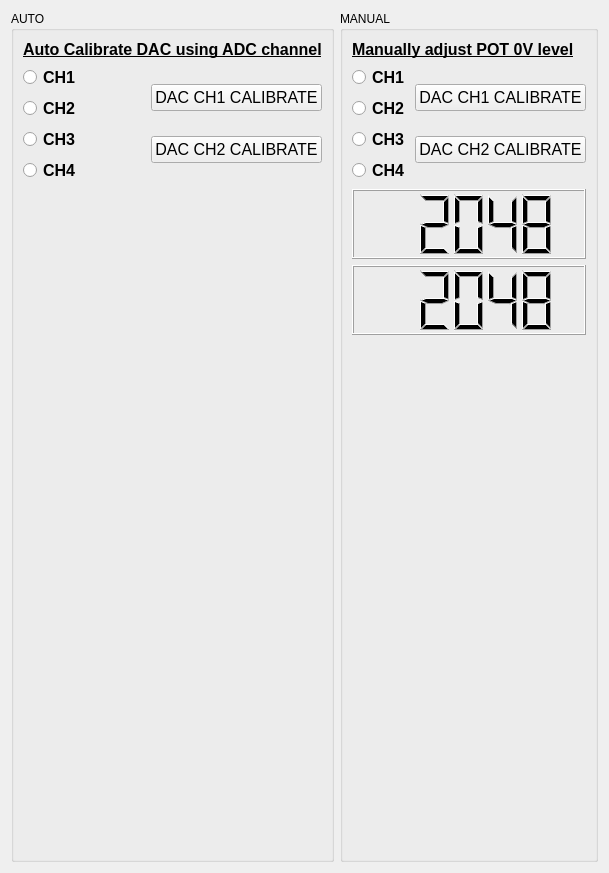
     <widget class="QWidget" name="tab_dac">
      <attribute name="title">
       <string>DAC Calibration</string>
      </attribute>
      <layout class="QHBoxLayout" name="horizontalLayout_18">
       <item>
        <layout class="QHBoxLayout" name="horizontalLayout_17">
         <item>
          <widget class="QGroupBox" name="groupBox_6">
           <property name="title">
            <string>AUTO</string>
           </property>
           <layout class="QVBoxLayout" name="verticalLayout_26">
            <item>
             <layout class="QVBoxLayout" name="verticalLayout_25">
              <item>
               <widget class="QLabel" name="label_14">
                <property name="font">
                 <font>
                  <pointsize>12</pointsize>
                  <weight>75</weight>
                  <bold>true</bold>
                  <underline>true</underline>
                  <strikeout>false</strikeout>
                 </font>
                </property>
                <property name="text">
                 <string>Auto Calibrate DAC using ADC channel</string>
                </property>
               </widget>
              </item>
              <item>
               <layout class="QHBoxLayout" name="horizontalLayout_15">
                <item>
                 <layout class="QVBoxLayout" name="verticalLayout_23">
                  <item>
                   <widget class="QRadioButton" name="DAC_cal_ch1en">
                    <property name="font">
                     <font>
                      <pointsize>12</pointsize>
                      <weight>75</weight>
                      <bold>true</bold>
                     </font>
                    </property>
                    <property name="text">
                     <string>CH1</string>
                    </property>
                   </widget>
                  </item>
                  <item>
                   <widget class="QRadioButton" name="DAC_cal_ch1en_2">
                    <property name="font">
                     <font>
                      <pointsize>12</pointsize>
                      <weight>75</weight>
                      <bold>true</bold>
                     </font>
                    </property>
                    <property name="text">
                     <string>CH2</string>
                    </property>
                   </widget>
                  </item>
                  <item>
                   <widget class="QRadioButton" name="DAC_cal_ch1en_3">
                    <property name="font">
                     <font>
                      <pointsize>12</pointsize>
                      <weight>75</weight>
                      <bold>true</bold>
                     </font>
                    </property>
                    <property name="text">
                     <string>CH3</string>
                    </property>
                   </widget>
                  </item>
                  <item>
                   <widget class="QRadioButton" name="DAC_cal_ch1en_4">
                    <property name="font">
                     <font>
                      <pointsize>12</pointsize>
                      <weight>75</weight>
                      <bold>true</bold>
                     </font>
                    </property>
                    <property name="text">
                     <string>CH4</string>
                    </property>
                   </widget>
                  </item>
                 </layout>
                </item>
                <item>
                 <layout class="QVBoxLayout" name="verticalLayout_24">
                  <item>
                   <widget class="QPushButton" name="DAC1_calibrate">
                    <property name="font">
                     <font>
                      <pointsize>12</pointsize>
                     </font>
                    </property>
                    <property name="text">
                     <string>DAC CH1 CALIBRATE</string>
                    </property>
                   </widget>
                  </item>
                  <item>
                   <widget class="QPushButton" name="DAC1_calibrate_2">
                    <property name="font">
                     <font>
                      <pointsize>12</pointsize>
                     </font>
                    </property>
                    <property name="text">
                     <string>DAC CH2 CALIBRATE</string>
                    </property>
                   </widget>
                  </item>
                 </layout>
                </item>
               </layout>
              </item>
             </layout>
            </item>
            <item>
             <spacer name="verticalSpacer_5">
              <property name="orientation">
               <enum>Qt::Vertical</enum>
              </property>
              <property name="sizeHint" stdset="0">
               <size>
                <width>20</width>
                <height>663</height>
               </size>
              </property>
             </spacer>
            </item>
           </layout>
          </widget>
         </item>
         <item>
          <widget class="QGroupBox" name="groupBox_7">
           <property name="title">
            <string>MANUAL</string>
           </property>
           <layout class="QVBoxLayout" name="verticalLayout_27">
            <item>
             <layout class="QVBoxLayout" name="verticalLayout_28">
              <item>
               <widget class="QLabel" name="label_15">
                <property name="font">
                 <font>
                  <pointsize>12</pointsize>
                  <weight>75</weight>
                  <bold>true</bold>
                  <underline>true</underline>
                  <strikeout>false</strikeout>
                 </font>
                </property>
                <property name="text">
                 <string>Manually adjust POT 0V level</string>
                </property>
               </widget>
              </item>
              <item>
               <layout class="QHBoxLayout" name="horizontalLayout_16">
                <item>
                 <layout class="QVBoxLayout" name="verticalLayout_29">
                  <item>
                   <widget class="QRadioButton" name="DAC_cal_ch1en_5">
                    <property name="font">
                     <font>
                      <pointsize>12</pointsize>
                      <weight>75</weight>
                      <bold>true</bold>
                     </font>
                    </property>
                    <property name="text">
                     <string>CH1</string>
                    </property>
                   </widget>
                  </item>
                  <item>
                   <widget class="QRadioButton" name="DAC_cal_ch1en_6">
                    <property name="font">
                     <font>
                      <pointsize>12</pointsize>
                      <weight>75</weight>
                      <bold>true</bold>
                     </font>
                    </property>
                    <property name="text">
                     <string>CH2</string>
                    </property>
                   </widget>
                  </item>
                  <item>
                   <widget class="QRadioButton" name="DAC_cal_ch1en_7">
                    <property name="font">
                     <font>
                      <pointsize>12</pointsize>
                      <weight>75</weight>
                      <bold>true</bold>
                     </font>
                    </property>
                    <property name="text">
                     <string>CH3</string>
                    </property>
                   </widget>
                  </item>
                  <item>
                   <widget class="QRadioButton" name="DAC_cal_ch1en_8">
                    <property name="font">
                     <font>
                      <pointsize>12</pointsize>
                      <weight>75</weight>
                      <bold>true</bold>
                     </font>
                    </property>
                    <property name="text">
                     <string>CH4</string>
                    </property>
                   </widget>
                  </item>
                 </layout>
                </item>
                <item>
                 <layout class="QVBoxLayout" name="verticalLayout_30">
                  <item>
                   <widget class="QPushButton" name="DAC1_calibrate_3">
                    <property name="font">
                     <font>
                      <pointsize>12</pointsize>
                     </font>
                    </property>
                    <property name="text">
                     <string>DAC CH1 CALIBRATE</string>
                    </property>
                   </widget>
                  </item>
                  <item>
                   <widget class="QPushButton" name="DAC1_calibrate_4">
                    <property name="font">
                     <font>
                      <pointsize>12</pointsize>
                     </font>
                    </property>
                    <property name="text">
                     <string>DAC CH2 CALIBRATE</string>
                    </property>
                   </widget>
                  </item>
                 </layout>
                </item>
               </layout>
              </item>
             </layout>
            </item>
            <item>
             <widget class="QLCDNumber" name="ch1_val">
              <property name="minimumSize">
               <size>
                <width>200</width>
                <height>70</height>
               </size>
              </property>
              <property name="intValue" stdset="0">
               <number>2048</number>
              </property>
             </widget>
            </item>
            <item>
             <widget class="QLCDNumber" name="ch2_val">
              <property name="minimumSize">
               <size>
                <width>200</width>
                <height>70</height>
               </size>
              </property>
              <property name="intValue" stdset="0">
               <number>2048</number>
              </property>
             </widget>
            </item>
            <item>
             <spacer name="verticalSpacer_6">
              <property name="orientation">
               <enum>Qt::Vertical</enum>
              </property>
              <property name="sizeHint" stdset="0">
               <size>
                <width>20</width>
                <height>515</height>
               </size>
              </property>
             </spacer>
            </item>
           </layout>
          </widget>
         </item>
        </layout>
       </item>
      </layout>
     </widget>
